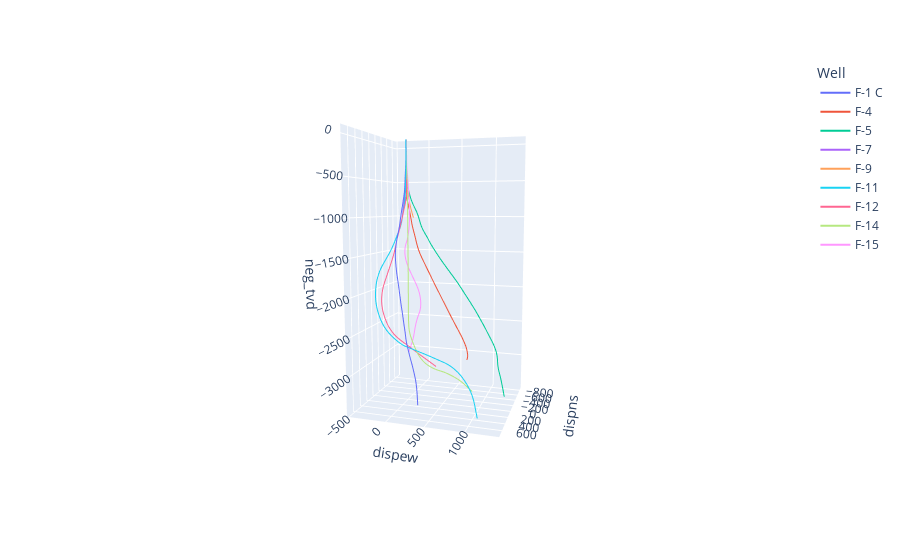

Write notebook code for a chart like this one.
### Code cell
fig = px.line_3d(df_all_wells, 'dispns', 'dispew', 'neg_tvd', color="Well")
fig.show()
